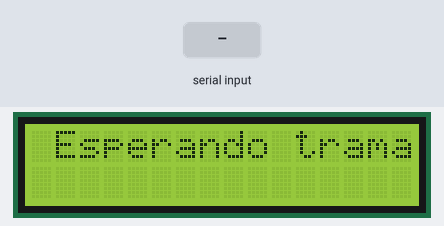
Bench run of a sketch on a simulated Arduino Uno, built with avr-gcc and run on an emulated ATmega328P. On the bench: 16×2 character LCD. The test bench sets the inputs (shaded band).

Above: at 1.2 s.
1.3 s: "1" received over the second serial link
At 2.5 s:
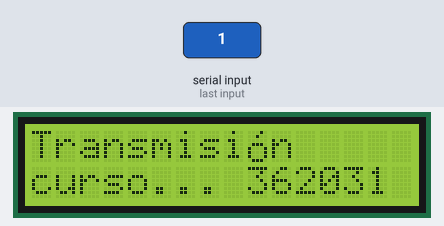
4.3 s: "0" received over the second serial link
7.3 s: "2" received over the second serial link
At 9.31 s:
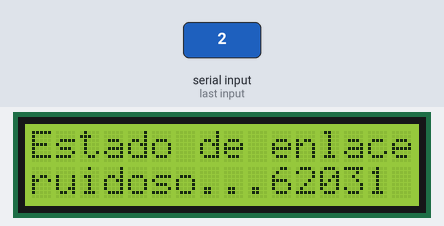
Timing chart, 0 to 10.8 s (numbered marks = the images above; inputs shaded):
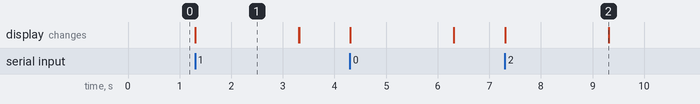

Measured:
- after the input at 1.3 s, the display: changes at once (image 1)
- after the input at 7.3 s, the display: first changes at once (image 2 shows a later state)
- what the display in image 1 shows lasts 2.0 s, from 1.3 s to 3.3 s

The sketch:

Receptor.ino
```cpp
#include <SoftwareSerial.h>
#include <LiquidCrystal.h>
#include <stdint.h>

#define NEXTPACKET 1
#define RESENDPACKET 2
#define FINAL 3

SoftwareSerial softSerial(8, 9);  // RX, TX

const int rs = 12, en = 11, d4 = 5, d5 = 4, d6 = 3, d7 = 2;
LiquidCrystal lcd(rs, en, d4, d5, d6, d7);

uint32_t crc_create(const uint8_t *data, short length) {
    uint32_t crc = 0xFFFFFFFF;
    uint32_t polynomial = 0xEDB88320;
    int total_length = length + 11;

    for (size_t i = 11; i < total_length; ++i) {
        crc ^= data[i];
        for (uint8_t j = 0; j < 8; ++j) {
            if (crc & 1) {
                crc = (crc >> 1) ^ polynomial;
            } else {
                crc >>= 1;
            }
        }
    }

    return crc;
}
byte oTildada[] = {
  B00010,
  B00100,
  B00000,
  B01110,
  B10001,
  B10001,
  B10001,
  B01110,
};

void setup() {
  lcd.begin(16, 2);
  lcd.createChar(0, oTildada);

  Serial.begin(115200);
  softSerial.begin(9600);
}

byte data[609];
int cantidadTramas = 0;
int errores = 0;

void ceFinit() {
  float e = errores;
  float cT = cantidadTramas;
  float tasaErrores = e*100/cT;
  if (errores == 0){
    tasaErrores = 0.0;
  }

  char numberToDisplay[10];
  dtostrf(tasaErrores, 5, 2, numberToDisplay);

  lcd.setCursor(0, 0);
  lcd.print("Transmisi");
  lcd.write(byte(0));
  lcd.print("n     ");
  lcd.setCursor(0, 1);
  lcd.print("     Finalizada!");

  delay(3000);

  while(true){
    lcd.setCursor(0, 0);
    lcd.print("Tasa de error   ");
    lcd.setCursor(0, 1);
    lcd.print("estimada: ");
    lcd.print(numberToDisplay);
    lcd.print("%");

  }
}

void loop() {
  if(softSerial.available()){
    lcd.setCursor(0, 0);
    //lcd.print("Recibiendo trama");
    lcd.print("Transmisi");
    lcd.write(byte(0));
    lcd.print("n     ");
    lcd.setCursor(0, 1);
    lcd.print("curso... ");

    data[0] = softSerial.read();
    short id = (softSerial.read() << 8) | (softSerial.read());

    char buffer[7];
    itoa(id, buffer, 7);
    lcd.write(buffer);
    cantidadTramas = id;

    data[1] = (byte)((id >> 8) & 0xff);
    data[2] = (byte)(id & 0xff );

    softSerial.readBytes(data + 3, 6);

    short tmp = (softSerial.read() << 8) | (softSerial.read());

    data[9] = (byte)((tmp >> 8) & 0xff);
    data[10] = (byte)(tmp & 0xff );

    softSerial.readBytes(data + 11, tmp);
    data[11 + tmp + 1] = softSerial.read();

    //chequeo de CRC
    uint32_t new_crc_number = crc_create(data, tmp);

    uint32_t crc_number_recieved = 0;
    for (int i = 4; i < 8; i++) {
      crc_number_recieved = (crc_number_recieved << 8) | data[i];
    }

  /*
    Serial.print("crc_number_recieved");
    Serial.print(crc_number_recieved);
    Serial.print("new_crc_number");
    Serial.print(new_crc_number);
  */
    lcd.setCursor(0, 0);
    lcd.print("Estado de enlace");
    lcd.setCursor(0, 1);

    if(new_crc_number == crc_number_recieved){
      lcd.write(byte(0));
      lcd.print("ptimo...");

      Serial.write(data, 11 + tmp + 1);


      softSerial.write(NEXTPACKET);
    }
    else{
      lcd.print("ruidoso...");
    }

    } else {
      lcd.setCursor(0, 0);
      lcd.print(" Esperando trama");

      lcd.setCursor(0, 1);
      lcd.print("                ");
    }

  }
```
